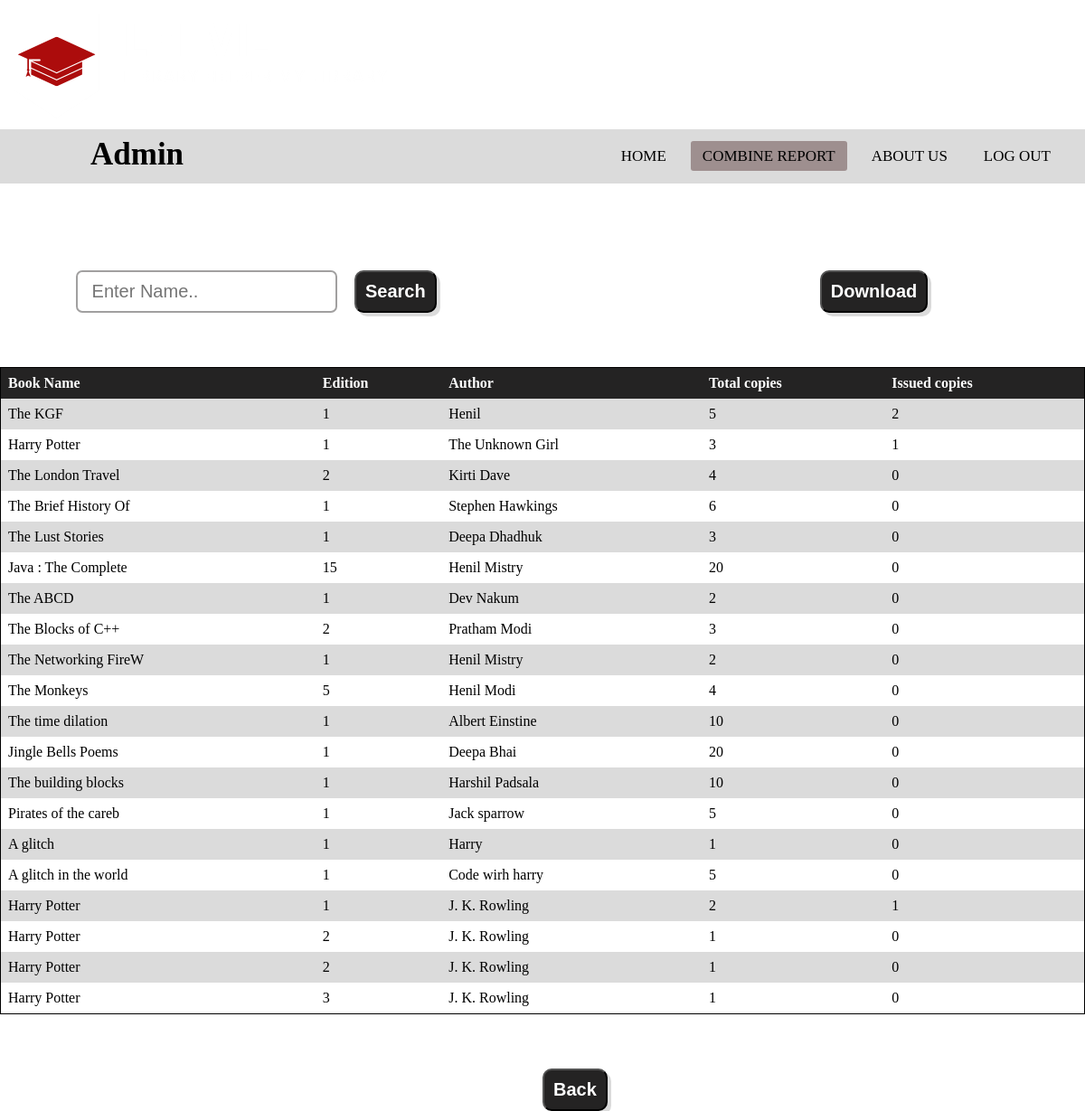
Page /admin/html/combinedReport.php (signed in) on the committed database.
### tables this page shows
CREATE TABLE `tbl_books` (
  `grp_id` int(11) NOT NULL,
  `book_name` varchar(50) NOT NULL,
  `book_edition` int(5) NOT NULL,
  `book_author` varchar(40) NOT NULL,
  `book_quantity` int(11) NOT NULL
);

### admin/html/combinedReport.php (the view, shortened to what this page needs)
<?php
  include_once "config.php";
?>
<!DOCTYPE html>
<html lang="en">
<head>
    <link rel="stylesheet" href="https://cdnjs.cloudflare.com/ajax/libs/font-awesome/5.15.3/css/all.min.css" />
</head>
<body class="image">
    <header><img src="2n1.png" alt="logo"></header>
    <nav>
        <label class="logo"><?php echo $_SESSION["user_id"];?></label>
        <ul>
            <li><a href="Admin_Profile.php">Home</a></li>
            <li><a class="active" href="">Combine Report</a></li>
            <li><a href="../../about_us.php">About us</a></li>
            <li><a href="logout.php">Log out</a></li>
        </ul>
    </nav>
</body>
  <head>
    <link rel="stylesheet" href="../css/combinedReport.css">
  </head>
  <form method="post" action="download_combined_report.php">
    <?php
      $query_fetch_books = "SELECT * FROM tbl_books";
    ?>
    <div class="search">
            <input type="text" placeholder=" Enter Name.." name="txtSearch" class="txtSearch" autocomplete="off">
            <button type="submit" class="btnSearch" name="btnSearch">Search</button>
            <button class="btnDownload" name="btnDownload">Download</button>
    </div>
  <div class="tblReturnReport" style="overflow-x:auto;">
    <table>
      <tr>
        <th>Book Name</th>
        <th>Edition</th>
        <th>Author</th>
        <th>Total copies</th>
        <th>Issued copies</th>
      </tr>
      <?php
        $fetch_result = mysqli_query($conn,$query_fetch_books) or die("Book fetching failed!");
        if(mysqli_num_rows($fetch_result) > 0) {
          while ($row = mysqli_fetch_assoc($fetch_result)) {
            $grp_id = $row['grp_id'];
            $query_fetch_issed_copies = 'SELECT count(grp_id)"total_issued" FROM tbl_book_copies WHERE grp_id='. $grp_id .' AND book_status="YES"';
            $fetch_result_one = mysqli_query($conn,$query_fetch_issed_copies) or die("Total issued copies fetching Unsuccessfull!");
            $total_copies = mysqli_fetch_assoc($fetch_result_one)['total_issued'];
            echo "<tr>
                  <input type='hidden' name='grp_id[]' value='". $grp_id ."'>
                  <td>". $row['book_name'] ."</td>
                  <td>". $row['book_edition'] ."</td>
                  <td>". $row['book_author'] ."</td>
                  <td>". $row['book_quantity'] ."</td>
                  <td>". $total_copies ."</td>
                  </tr>";
          }
        }
       ?>
    </table>
  </div>
</form>
<button class="btnBack" name="btnDownloadBack" onclick="window.location='Admin_Profile.php'">Back</button>

### admin/css/combinedReport.css (style rules this page uses)
* { padding: 0; margin: 0; text-decoration: none; list-style: none; box-sizing: border-box; }
body { font-family: montserrat; }
img { max-width: 100%; }
.image { background-image: url("janko-ferlic-sfL_QOnmy00-unsplash.jpg"); opacity: 1; background-size: 1750px; background-position: center center; background-repeat: no-repeat; background-attachment: fixed; background-size: cover; }
nav { background: rgb(219, 219, 219); height: 60px; width: 100%; }
label.logo { color: black; font-size: 35px; line-height: 55px; padding: 0 100px; font-weight: bold; }
nav ul { float: right; margin-right: 20px; }
nav ul li { display: inline-block; line-height: 60px; margin: 0 5px; }
nav ul li a { color: black; font-size: 17px; padding: 7px 13px; border-radius: 3px; text-transform: uppercase; }
a.active, a:hover { background: rgb(158, 143, 143); transition: 0.5s; cursor: pointer; }
.search { margin-top: 8%; }
.txtSearch { margin-left: 7%; padding: 10px 10px 10px 10px; border: 2px solid rgb(161, 160, 160); border-radius: 7px; font-size: 20px; }
.btnSearch { margin-left: 15px; padding: 10px 10px 10px 10px; font-size: 20px; background-color: rgb(36, 35, 35); box-shadow: 4px 4px rgb(219, 219, 219); border-radius: 10px; cursor: pointer; font-weight: bold; color: white; }
.btnDownload { margin-left: 35%; padding: 10px 10px 10px 10px; font-size: 20px; background-color: rgb(36, 35, 35); box-shadow: 4px 4px rgb(219, 219, 219); border-radius: 10px; cursor: pointer; font-weight: bold; color: white; }
.btnBack { margin-left: 50%; padding: 10px 10px 10px 10px; font-size: 20px; background-color: rgb(36, 35, 35); box-shadow: 4px 4px rgb(219, 219, 219); border-radius: 10px; cursor: pointer; font-weight: bold; color: white; }
table { border-collapse: collapse; border-spacing: 0; width: 100%; border: 1px solid black; background-color: rgb(219, 219, 219); }
.tblReturnReport { margin-top: 5%; margin-bottom: 5%; }
th, td { text-align: left; padding: 8px; }
th { background-color: rgb(36, 35, 35); color: white; }
tr:nth-child(even) { background-color: white }

### rows in the picture
tbl_books: book_name "The KGF", book_edition "1", book_author "Henil", book_quantity "5", total_copies "2"
tbl_books: book_name "Harry Potter", book_edition "1", book_author "The Unknown Girl", book_quantity "3", total_copies "1"
tbl_books: book_name "The London Travel", book_edition "2", book_author "Kirti Dave", book_quantity "4", total_copies "0"
tbl_books: book_name "The Brief History Of", book_edition "1", book_author "Stephen Hawkings", book_quantity "6", total_copies "0"
tbl_books: book_name "The Lust Stories", book_edition "1", book_author "Deepa Dhadhuk", book_quantity "3", total_copies "0"
tbl_books: book_name "Java : The Complete", book_edition "15", book_author "Henil Mistry", book_quantity "20", total_copies "0"
tbl_books: book_name "The ABCD", book_edition "1", book_author "Dev Nakum", book_quantity "2", total_copies "0"
tbl_books: book_name "The Blocks of C++", book_edition "2", book_author "Pratham Modi", book_quantity "3", total_copies "0"
tbl_books: book_name "The Networking FireW", book_edition "1", book_author "Henil Mistry", book_quantity "2", total_copies "0"
tbl_books: book_name "The Monkeys", book_edition "5", book_author "Henil Modi", book_quantity "4", total_copies "0"
tbl_books: book_name "The time dilation", book_edition "1", book_author "Albert Einstine", book_quantity "10", total_copies "0"
tbl_books: book_name "Jingle Bells Poems", book_edition "1", book_author "Deepa Bhai", book_quantity "20", total_copies "0"
tbl_books: book_name "The building blocks", book_edition "1", book_author "Harshil Padsala", book_quantity "10", total_copies "0"
tbl_books: book_name "Pirates of the careb", book_edition "1", book_author "Jack sparrow", book_quantity "5", total_copies "0"
tbl_books: book_name "A glitch", book_edition "1", book_author "Harry", book_quantity "1", total_copies "0"
tbl_books: book_name "A glitch in the world", book_edition "1", book_author "Code wirh harry", book_quantity "5", total_copies "0"
tbl_books: book_name "Harry Potter", book_edition "1", book_author "J. K. Rowling", book_quantity "2", total_copies "1"
tbl_books: book_name "Harry Potter", book_edition "2", book_author "J. K. Rowling", book_quantity "1", total_copies "0"
tbl_books: book_name "Harry Potter", book_edition "2", book_author "J. K. Rowling", book_quantity "1", total_copies "0"
tbl_books: book_name "Harry Potter", book_edition "3", book_author "J. K. Rowling", book_quantity "1", total_copies "0"

### other values in the picture
$_SESSION["user_id"] "Admin"
